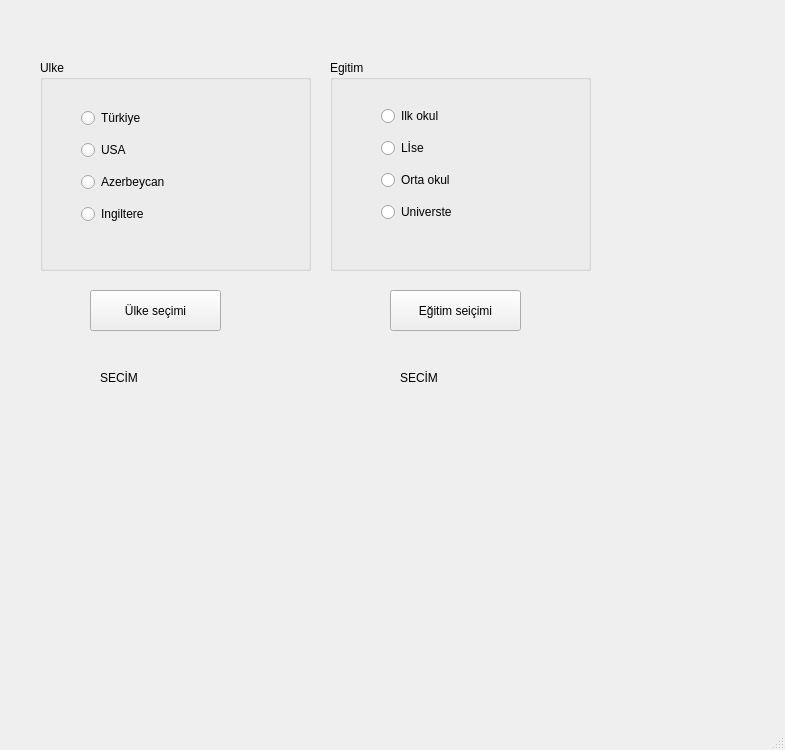
<?xml version="1.0" encoding="UTF-8"?>
<ui version="4.0">
 <class>MainWindow</class>
 <widget class="QMainWindow" name="MainWindow">
  <property name="geometry">
   <rect>
    <x>0</x>
    <y>0</y>
    <width>785</width>
    <height>750</height>
   </rect>
  </property>
  <property name="windowTitle">
   <string>MainWindow</string>
  </property>
  <widget class="QWidget" name="centralwidget">
   <widget class="QLabel" name="lbl_ulke">
    <property name="geometry">
     <rect>
      <x>100</x>
      <y>370</y>
      <width>191</width>
      <height>16</height>
     </rect>
    </property>
    <property name="text">
     <string>SECİM</string>
    </property>
   </widget>
   <widget class="QPushButton" name="Ulke_Secimi_buton">
    <property name="geometry">
     <rect>
      <x>90</x>
      <y>290</y>
      <width>131</width>
      <height>41</height>
     </rect>
    </property>
    <property name="text">
     <string>Ülke seçimi</string>
    </property>
   </widget>
   <widget class="QLabel" name="lbl_egitim">
    <property name="geometry">
     <rect>
      <x>400</x>
      <y>370</y>
      <width>201</width>
      <height>16</height>
     </rect>
    </property>
    <property name="text">
     <string>SECİM</string>
    </property>
   </widget>
   <widget class="QPushButton" name="Eitim_Secimi_Buton">
    <property name="geometry">
     <rect>
      <x>390</x>
      <y>290</y>
      <width>131</width>
      <height>41</height>
     </rect>
    </property>
    <property name="text">
     <string>Eğitim seiçimi</string>
    </property>
   </widget>
   <widget class="QGroupBox" name="groupBox_Ulke">
    <property name="geometry">
     <rect>
      <x>40</x>
      <y>60</y>
      <width>271</width>
      <height>211</height>
     </rect>
    </property>
    <property name="title">
     <string>Ulke</string>
    </property>
    <widget class="QRadioButton" name="Ingiltere_Buton">
     <property name="geometry">
      <rect>
       <x>41</x>
       <y>144</y>
       <width>74</width>
       <height>20</height>
      </rect>
     </property>
     <property name="text">
      <string>Ingiltere</string>
     </property>
    </widget>
    <widget class="QRadioButton" name="Turkiye_buton">
     <property name="geometry">
      <rect>
       <x>41</x>
       <y>48</y>
       <width>69</width>
       <height>20</height>
      </rect>
     </property>
     <property name="text">
      <string>Türkiye</string>
     </property>
    </widget>
    <widget class="QRadioButton" name="Azerbayca_Buton">
     <property name="geometry">
      <rect>
       <x>41</x>
       <y>112</y>
       <width>93</width>
       <height>20</height>
      </rect>
     </property>
     <property name="text">
      <string>Azerbeycan</string>
     </property>
    </widget>
    <widget class="QRadioButton" name="Usa_Buton">
     <property name="geometry">
      <rect>
       <x>41</x>
       <y>80</y>
       <width>51</width>
       <height>20</height>
      </rect>
     </property>
     <property name="text">
      <string>USA</string>
     </property>
    </widget>
   </widget>
   <widget class="QGroupBox" name="groupBox_Egitim">
    <property name="geometry">
     <rect>
      <x>330</x>
      <y>60</y>
      <width>261</width>
      <height>211</height>
     </rect>
    </property>
    <property name="title">
     <string>Egitim</string>
    </property>
    <widget class="QRadioButton" name="Lise_Buton">
     <property name="geometry">
      <rect>
       <x>51</x>
       <y>78</y>
       <width>50</width>
       <height>20</height>
      </rect>
     </property>
     <property name="text">
      <string>Lİse</string>
     </property>
    </widget>
    <widget class="QRadioButton" name="Universte_Buton">
     <property name="geometry">
      <rect>
       <x>51</x>
       <y>142</y>
       <width>80</width>
       <height>20</height>
      </rect>
     </property>
     <property name="text">
      <string>Universte</string>
     </property>
    </widget>
    <widget class="QRadioButton" name="Ilk_Okul_Buton">
     <property name="geometry">
      <rect>
       <x>51</x>
       <y>46</y>
       <width>67</width>
       <height>20</height>
      </rect>
     </property>
     <property name="text">
      <string>Ilk okul</string>
     </property>
    </widget>
    <widget class="QRadioButton" name="Orta_Okul_Buton">
     <property name="geometry">
      <rect>
       <x>51</x>
       <y>110</y>
       <width>79</width>
       <height>20</height>
      </rect>
     </property>
     <property name="text">
      <string>Orta okul</string>
     </property>
    </widget>
   </widget>
  </widget>
  <widget class="QMenuBar" name="menubar">
   <property name="geometry">
    <rect>
     <x>0</x>
     <y>0</y>
     <width>785</width>
     <height>26</height>
    </rect>
   </property>
  </widget>
  <widget class="QStatusBar" name="statusbar"/>
 </widget>
 <resources/>
 <connections/>
</ui>
